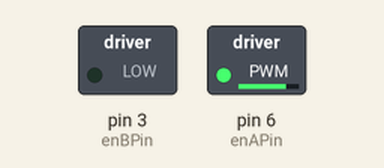
Simulated run of this sketch. Board: Arduino Uno, built with avr-gcc and run on an emulated ATmega328P. Shown: switched loads named in the sketch (green lamp = pin HIGH).

Above: at 0.05 s.
At 2.75 s:
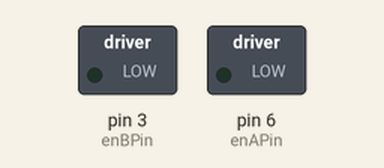
Timing chart, 0 to 6.3 s (numbered marks = the images above):
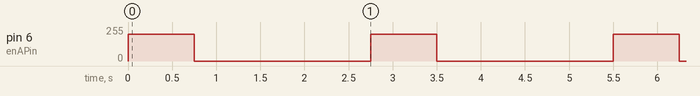

The sketch:

Turn-Code.ino
```cpp
//The beginning of the new drive code
// Motor control pins : L298N H bridge
const int enAPin = 6; // Left motor PWM speed control
const int in1Pin = 7; // Left motor Direction 1
const int in2Pin = 5; // Left motor Direction 2
const int in3Pin = 4; // Right motor Direction 1
const int in4Pin = 2; // Right motor Direction 2
const int enBPin = 3; // Right motor PWM speed control
enum Motor { L, R };

//Function makes motor m move at a certain speed
void go( enum Motor m, int speed) {
  digitalWrite (m == L ? in1Pin : in3Pin , speed > 0 ? HIGH : LOW );
  digitalWrite (m == L ? in2Pin : in4Pin , speed <= 0 ? HIGH : LOW );
  analogWrite(m == L ? enAPin : enBPin, speed < 0 ? -speed : speed);
}

void turnL(){
  go(L,200);
  go(R,0);
  delay(750);
  go(R,0);
  go(L,0);
}

void turnR(){
  go(R,200);
  go(L,0);
  delay(750);
  go(R,0);
  go(L,0);
}

void brake(){
  go(R,0);
  go(L,0);
}

void setup() {
  // put your setup code here, to run once:
  //turnR();
}

void loop() {
  // put your main code here, to run repeatedly:
  //turnR();
  //delay(2000);
  turnL();
  delay(2000);
}
```

Measured:
- by itself, pin 6 (enAPin): alternates 200/255 for 0.75 s and 0/255 for 2.0 s
